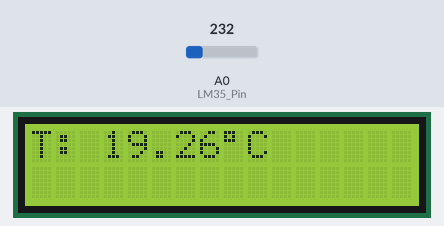
Bench run of a sketch on a simulated Arduino Uno, built with avr-gcc and run on an emulated ATmega328P. Shown: 16×2 character LCD. The test bench sets the inputs (shaded band); at power-on: A0 (LM35_Pin) = 232.

Above: at 1.2 s.
1.3 s: A0 (LM35_Pin) set to 250
At 2.4 s:
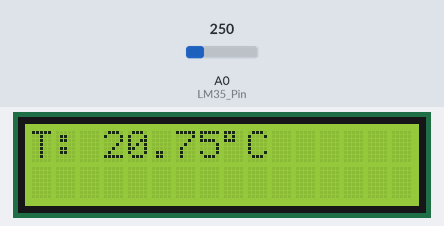
3.5 s: A0 (LM35_Pin) set to 266
At 5.2 s:
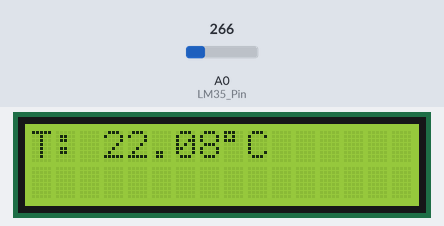
5.5 s: A0 (LM35_Pin) set to 290
At 7.2 s:
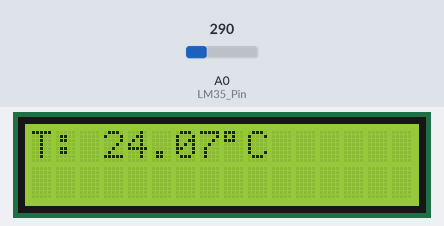
Timing chart, 0 to 8.7 s (numbered marks = the images above; inputs shaded):
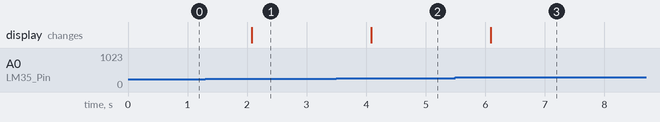

Measured:
- after the input at 1.3 s, the display: changes after 0.78 s (image 1)
- after the input at 3.5 s, the display: changes after 0.58 s (image 2)
- after the input at 5.5 s, the display: changes after 0.59 s (image 3)

The sketch:

LM35_LCD.ino
```cpp
#include <LiquidCrystal.h>

// οθόνη LCD
LiquidCrystal lcd(2,3,4,5,6,7);

// LM35 αναλογικός αισθητήρας θερμοκρασίας
const int LM35_Pin = A0;

void setup() {
  // τάση αναφοράς 1.1 V
  analogReference(INTERNAL);

  lcd.begin(16,2);

}

void loop() {
  // υπολογισμός της θερμοκρασίας
  float temperature;

  float value = analogRead(LM35_Pin);

  temperature = (value*0.85*100.0/1024.0); // βαθμονόμηση (0.85 αντι για 1.1)

  // εμφάνιση στην οθόνη
  lcd.clear();
  lcd.setCursor(0,0);
  lcd.print("T: ");
  lcd.print(temperature);
  lcd.print((char)223);
  lcd.print("C");

  delay(1000);

}
```
